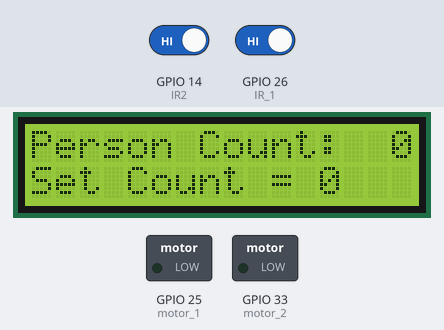
This sketch was run on a simulated ESP32. On the bench: 16×2 character LCD, switched loads named in the sketch (green lamp = pin HIGH). Inputs (shaded band) come from the test bench; at power-on: GPIO 26 (IR_1) HIGH, GPIO 14 (IR2) HIGH. WiFi joins after 1.5 s; servers stay silent unless stated; uploads are accepted with an empty reply; what the sketch prints to the serial monitor is not drawn.

Above: at 8.4 s.
8.5 s: GPIO 26 (IR_1) driven LOW
At 9.5 s:
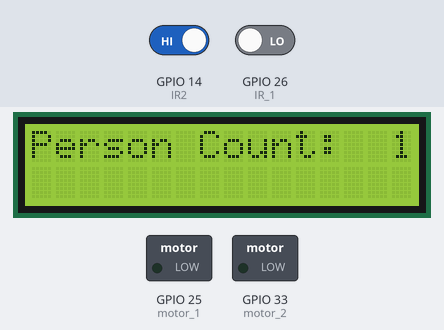
10.0 s: GPIO 26 (IR_1) driven HIGH
At 10.4 s:
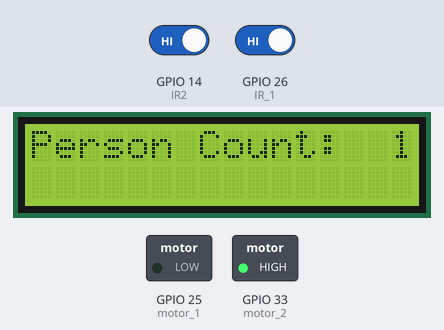
14.5 s: GPIO 14 (IR2) driven LOW
At 15.2 s:
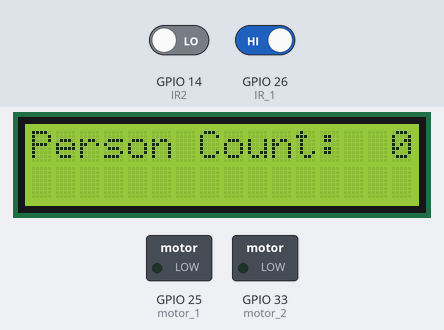
16.0 s: GPIO 14 (IR2) driven HIGH
At 18.9 s:
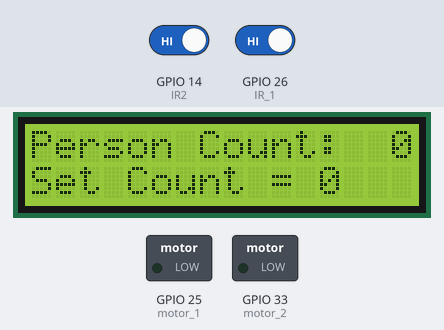
Timing chart, 0 to 19.9 s (numbered marks = the images above; inputs shaded):
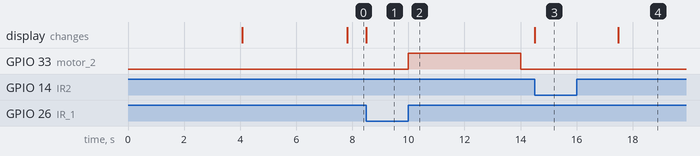

Measured:
- after the input at 8.5 s, the display: changes at once (image 1)
- after the input at 10.0 s, GPIO 33 (motor_2): LOW → HIGH at once, → LOW 4.0 s later
- after the input at 14.5 s, the display: changes at once (image 3)
- after the input at 16.0 s, the display: changes after 1.5 s (image 4)

The sketch:

Electronic_door_project_person_counting_program.ino
```cpp
#include <WiFi.h>
#include <HTTPClient.h>
#include <LiquidCrystal.h>
int tab=0;                                               //Open and Close
int count = 0;                                          // count = 0   RFID
char input[12];                                         // character array of size 12   RFID
boolean flag = 0;                                       //RFID
int num=0;                                               //person counting
int cnt=2000;                                            //Program execution speed
int tab1=0;                                                   // set count
int set_value;                                                  //set count
const int rs = 5, en = 18, d4 = 19, d5 = 21, d6 = 22, d7 = 23;
LiquidCrystal lcd(rs, en, d4, d5, d6, d7);
const char* ssid = "Anushka 24";
const char* password =  "24@Anushka";
void setup() {
              pinMode(25,OUTPUT);      // motor 1
              pinMode(33,OUTPUT);      // motor 2
              pinMode(26,INPUT);       // IR 1
              pinMode(14,INPUT);       //IR2
              Serial.begin(9600);
              lcd.begin(16, 2);
              lcd.setCursor(3,0);
              lcd.print("IOT Based");
              lcd.setCursor(0,1);
              lcd.print("Electronic Door");
              delay(4000);
               lcd.clear();
        lcd.setCursor(0,0);
        lcd.print("Person Count:");
        lcd.setCursor(15,0);
        lcd.print(num);
              WiFi.begin(ssid, password);

  while (WiFi.status() != WL_CONNECTED) {
    Serial.println("Connecting to WiFi..");
  }

  Serial.println("Connected to the WiFi network");
             }

void loop() {
     if(Serial.available())
   {
      count = 0;
      while(Serial.available() && count < 12)          // Read 12 characters and store them in input array
      {
         input[count] = Serial.read();
         count++;
         delay(5);
      }
      //Serial.println(input);                             // Print RFID tag number
    if(input[10]=='6' &&  input[11]=='F')
         {
          Serial.println("Welcome Member1!");
          open_door();
          delay(2000);
          close_door();
          num++;
         }
  else if(input[10]=='2' &&  input[11]=='4')
         {
          Serial.println("Welcome Member2");
          open_door();
          delay(2000);
          close_door();
          num++;
         }
  else if(input[10]=='1' &&  input[11]=='9')
         {
          Serial.println("Welcome Member3");
          open_door();
          delay(2000);
          close_door();
          num++;
         }
  else if(input[10]=='1' &&  input[11]=='2')
         {
          Serial.println("Welcome Member4");
          open_door();
          delay(2000);
          close_door();
          num++;
         }
  else if(input[10]=='8' &&  input[11]=='8')
         {
          Serial.println("Welcome Member5 ");
          open_door();
          delay(2000);
          close_door();
          num++;
         }
  else if(input[10]=='0' &&  input[11]=='3')
         {
          Serial.println("Welcome Member6");
          open_door();
          delay(2000);
          close_door();
          num++;
         }
  else if(input[10]=='B' &&  input[11]=='8')
         {
          Serial.println("Welcome Member7");
          open_door();
          delay(2000);
          close_door();
          num++;
         }
  else if(input[10]=='2' &&  input[11]=='E')
         {
          Serial.println("Welcome Member8");
          open_door();
          delay(2000);
          close_door();
          num++;
         }
  else if(input[10]=='8' &&  input[11]=='0')
         {
          Serial.println("Welcome Member9");
          open_door();
          delay(2000);
          close_door();
          num++;
         }
  else if(input[10]=='1' &&  input[11]=='3')
         {
          Serial.println("Welcome Member10");
          open_door();
          delay(2000);
          close_door();
          num++;
         }
  else
  {
    Serial.println("Waiting For Cards...!!");
  }
   }
     if (cnt>0)
       {
        //inc();
        dec();

        cnt=cnt-1;
       }
       if(cnt==0)
       {
          lcd.setCursor(0,1);
          lcd.print("Set Count =");
          lcd.setCursor(12,1);
          lcd.print(set_value);
          link1();
          link2();
          cnt=2000;
       }
         if (digitalRead(26)==0)
                      {
                        if(set_value>0)
                        set_value=set_value-1;
                        num++;
                         lcd.clear();
        lcd.setCursor(0,0);
        lcd.print("Person Count:");
        lcd.setCursor(15,0);
        lcd.print(num);
                        while(digitalRead(26)==0);

                      if(set_value==0)
                      {
                      close_door();
                      tab1=0;
                      }

                      }
}

void inc(){                                            // Increment Function
           if (digitalRead(26)==0)
             {
              num++;
              lcd.clear();
              lcd.setCursor(0,0);
              lcd.print("Person Count:");
               lcd.setCursor(15,0);
              lcd.print(num);
              while(digitalRead(26)==0);
             }
         }

void dec(){                                           // Decrement Function
           if (digitalRead(14)==0)
             {
              if(num>0)
                {
                 num--;
                 lcd.clear();
                 lcd.setCursor(0,0);
                 lcd.print("Person Count:");
                 lcd.setCursor(15,0);
                 lcd.print(num);
                 while(digitalRead(14)==0);
                }
             }
         }

void open_door(){
                   digitalWrite(25,1);
                   digitalWrite(33,0);
                   delay(4000);
                   digitalWrite(25,0);
                   digitalWrite(33,0);
                }
void close_door(){
                   digitalWrite(25,0);
                   digitalWrite(33,1);
                   delay(4000);
                   digitalWrite(25,0);
                   digitalWrite(33,0);
                 }
void stop_door(){
                   digitalWrite(25,0);
                   digitalWrite(33,0);

                }

void link1(){
              if ((WiFi.status() == WL_CONNECTED)) { //Check the current connection status
    HTTPClient http;

    http.begin("https://mdbelectrosoft.in/MDBES/Workshop.php?unit=36"); //Specify the URL
    int httpCode = http.GET();            //Send the request
  String payload = http.getString();    //Get the response payload

  //Serial.println(httpCode1);   //Print HTTP return code

 // Serial.println(payload);    //Print request response payload
  int myvalue=payload.toInt();
 // Serial.println(myvalue);
  if (myvalue==1 && tab==0)
               {
                open_door();
                tab=1;
               }
  else if (myvalue==2 && tab==1)
          {
            close_door();
            tab=0;
          }
     }
 }

 void link2(){
              if ((WiFi.status() == WL_CONNECTED)) { //Check the current connection status // "Cloud Link"
    HTTPClient http1;

    http1.begin("https://mdbelectrosoft.in/MDBES/Workshop.php?unit=35"); //Specify the URL
    int http1Code = http1.GET();            //Send the request
  String payload1 = http1.getString();    //Get the response payload

  //Serial.println(httpCode1);   //Print HTTP return code

  //Serial.println(payload1);    //Print request response payload
  int myvalue1=payload1.toInt();

       if(myvalue1>0 && tab1==0)
         {
               set_value=myvalue1;
               open_door();
               tab1=1;


        }

      }
 }
```
